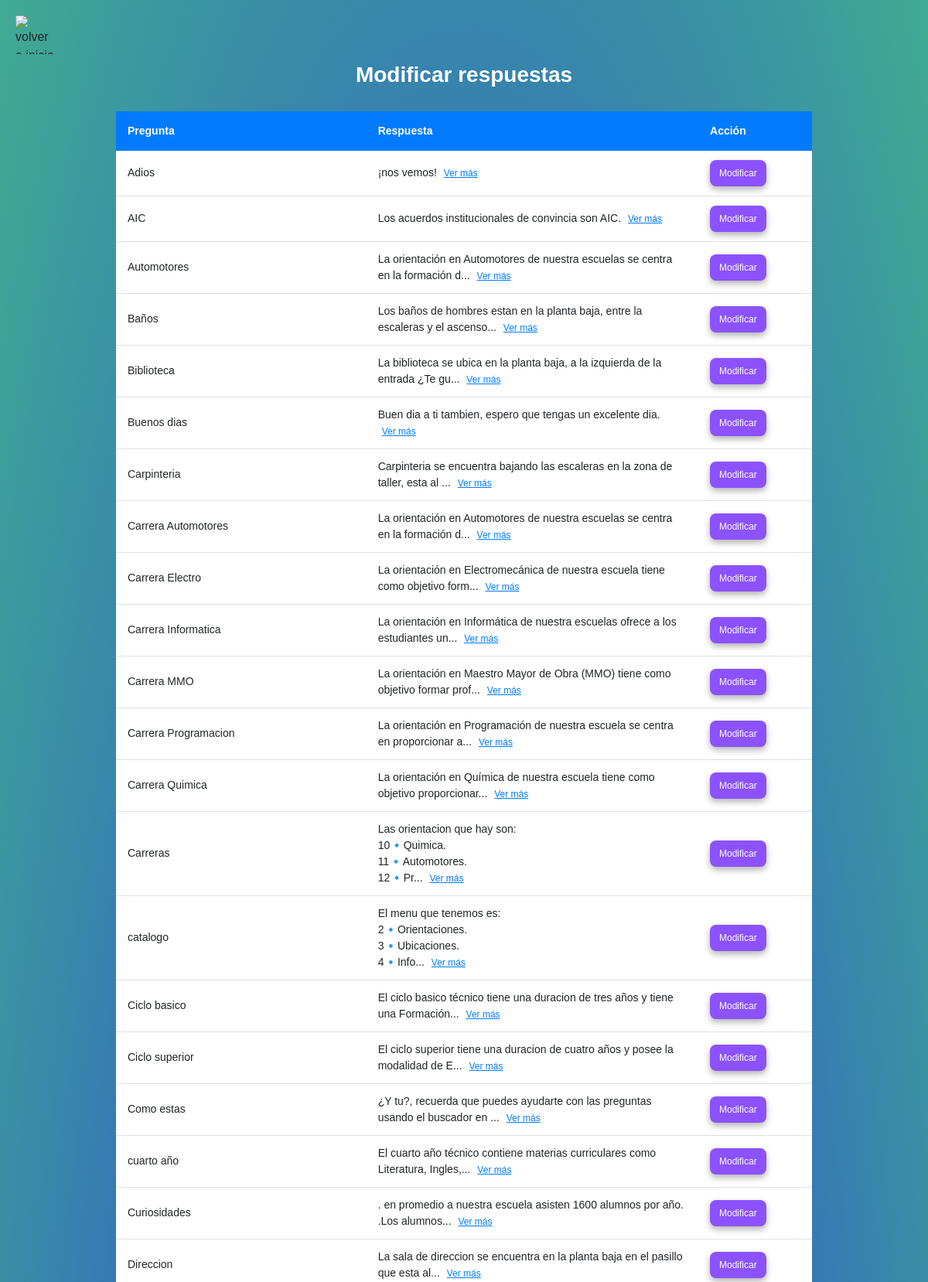
Page /todas_preguntas.php (upper part) on the committed database.
### tables this page shows
CREATE TABLE consultas (
    id_consulta INT PRIMARY KEY AUTO_INCREMENT,
    pregunta VARCHAR(255),
    titulo VARCHAR(255),
    respuesta VARCHAR(10000),
    contador INT,
    preg_contestada BOOLEAN
);

### todas_preguntas.php (the view, shortened to what this page needs)
<?php
include("conexion.php");
$sql = "SELECT id_consulta, titulo, respuesta FROM consultas WHERE preg_contestada = true ORDER BY titulo ASC ";
$resultado = $connPHP->query($sql);
?>
<!DOCTYPE html>
<html lang="es">
<head>
    <link href="https://cdn.jsdelivr.net/npm/bootstrap@5.3.3/dist/css/bootstrap.min.css" rel="stylesheet">
    <link rel="stylesheet" href="css/bootstrap.min.css">
    <link rel="stylesheet" href="css/diseño.css">
</head>
<body>
    <a href="chat.php" class="btn-volver">
        <img src="../otros/flecha.png" alt="volver a inicio">
    </a>
    <h1>Modificar respuestas</h1>
    <div class="table-container">
        <table>
            <thead>
                <tr>
                    <th>Pregunta</th>
                    <th>Respuesta</th>
                    <th>Acción</th>
                </tr>
            </thead>
            <tbody>
                <?php
                if ($resultado->num_rows > 0) {
                    while ($fila = $resultado->fetch_assoc()) {
                        echo "<tr>";
                        echo "<td>" . htmlspecialchars($fila["titulo"]) . "</td>";
                        $respuestaCompleta = ($fila["respuesta"]);
                        $resumen = mb_strimwidth($fila["respuesta"], 0, 80, "...");
                        echo "<td class='respuesta-cell'>
                                <span class='resumen'>$resumen</span>
                                <span class='completa' style='display:none;'>$respuestaCompleta</span>
                                <button class='ver-mas'>Ver más</button>
                            </td>";
                        echo "<td>
                            <a href='modificar.php?id_consulta=" . htmlspecialchars($fila["id_consulta"]) . "'>
                                <button type='button' class='btn-inicio'>Modificar</button>
                            </a>
                        </td>";
                        echo "</tr>";
                    }
                } else {
                    echo "<tr><td colspan='3' style='text-align:center;'>No hay preguntas.</td></tr>";
                }
                ?>
            </tbody>
        </table>
    </div>
</body>
</html>

### css/diseño.css (style rules this page uses)
body { background: radial-gradient(ellipse, #212fe8, #41ab92); background-repeat: no-repeat; height: 100%; margin: 0; background-attachment: fixed; font-family: Arial, sans-serif; }
.btn-inicio, .btn-cerrar { background-color: #8c52ff !important; color: white !important; border: none; padding: 8px 12px; font-size: 18px; border-radius: 8px; cursor: pointer; opacity: 1 !important; box-shadow: 0 4px 8px rgba(0, 0, 0, 0.3); transition: background 0.3s ease, transform 0.2s ease; text-decoration: none; display: inline-block; }

### todas_preguntas.php (style rules this page uses)
* { margin: 0; padding: 0; box-sizing: border-box; }
body { background-color: #222; padding: 20px; padding-top: 80px; }
.btn-volver { position: fixed; top: 20px; left: 20px; z-index: 1000; background: none; border: none; padding: 0; }
.btn-volver img { width: 50px; height: 50px; display: block; transition: transform 0.3s ease; }
h1 { text-align: center; color: white; margin-bottom: 30px; font-size: 28px; font-weight: bold; }
.table-container { width: 100%; max-width: 900px; margin: 0 auto; overflow-x: auto; }
table { width: 100%; border-collapse: collapse; background-color: #fff; border-radius: 15px; box-shadow: 0 6px 20px rgba(32, 221, 250, 0.5); }
thead { position: sticky; top: 0; }
th { background-color: #007BFF; color: white; padding: 15px; text-align: left; font-weight: 600; font-size: 14px; border: none; }
td { padding: 12px 15px; text-align: left; word-wrap: break-word; border-bottom: 1px solid #e0e0e0; font-size: 14px; }
.respuesta-cell { max-width: 300px; }
.ver-mas { background-color: transparent; color: #007BFF; border: none; padding: 0; cursor: pointer; font-size: 12px; text-decoration: underline; margin-left: 5px; }
.btn-inicio { background-color: #007BFF; color: white; border: none; padding: 8px 12px; border-radius: 8px; cursor: pointer; font-size: 12px; transition: background-color 0.3s ease; white-space: nowrap; }
a { text-decoration: none; color: inherit; }

### rows in the picture
consultas: titulo "Adios", respuesta "¡nos vemos!"
consultas: titulo "AIC", respuesta "Los acuerdos institucionales de convincia son", respuesta "AIC ."
consultas: titulo "Automotores", respuesta "La orientación en Automotores de nuestra escuelas se centra en la formación d..."
consultas: titulo "Baños", respuesta "Los baños de hombres estan en la planta baja, entre la escaleras y el ascenso..."
consultas: titulo "Biblioteca", respuesta "La biblioteca se ubica en la planta baja, a la izquierda de la entrada ¿Te gu..."
consultas: titulo "Buenos dias", respuesta "Buen dia a ti tambien, espero que tengas un excelente dia."
consultas: titulo "Carpinteria", respuesta "Carpinteria se encuentra bajando las escaleras en la zona de taller, esta al ..."
consultas: titulo "Carrera Automotores", respuesta "La orientación en Automotores de nuestra escuelas se centra en la formación d..."
consultas: titulo "Carrera Electro", respuesta "La orientación en Electromecánica de nuestra escuela tiene como objetivo form..."
consultas: titulo "Carrera Informatica", respuesta "La orientación en Informática de nuestra escuelas ofrece a los estudiantes un..."
consultas: titulo "Carrera MMO", respuesta "La orientación en Maestro Mayor de Obra (MMO) tiene como objetivo formar prof..."
consultas: titulo "Carrera Programacion", respuesta "La orientación en Programación de nuestra escuela se centra en proporcionar a..."
consultas: titulo "Carrera Quimica", respuesta "La orientación en Química de nuestra escuela tiene como objetivo proporcionar..."
consultas: titulo "Carreras", respuesta "Las orientacion que hay son: 10🔹Quimica. 11🔹Automotores. 12🔹Pr..."
consultas: titulo "catalogo", respuesta "El menu que tenemos es: 2🔹Orientaciones. 3🔹Ubicaciones. 4🔹Info..."
consultas: titulo "Ciclo basico", respuesta "El ciclo basico técnico tiene una duracion de tres años y tiene una Formación..."
consultas: titulo "Ciclo superior", respuesta "El ciclo superior tiene una duracion de cuatro años y posee la modalidad de E..."
consultas: titulo "Como estas", respuesta "¿Y tu?, recuerda que puedes ayudarte con las preguntas usando el buscador en ..."
consultas: titulo "cuarto año", respuesta "El cuarto año técnico contiene materias curriculares como Literatura, Ingles,..."
consultas: titulo "Curiosidades", respuesta ". en promedio a nuestra escuela asisten 1600 alumnos por año. .Los alumnos..."
consultas: titulo "Direccion", respuesta "La sala de direccion se encuentra en la planta baja en el pasillo que esta al..."
